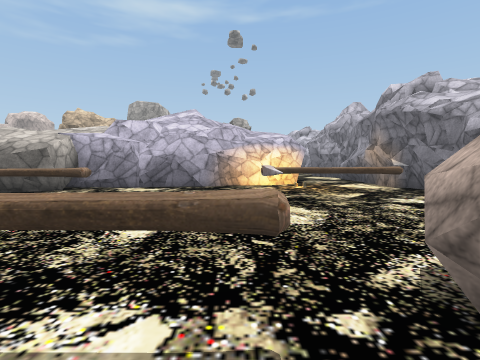
View 1 (above)

22 first-person views from a walk through a scene from a Unity 3-D project. The camera is 1.3 m above the floor, tilts 4° down and sees 85° across. The floor is counted in squares, 2 m on a side. Each view is taken from the middle of a square. On the plan, view 1 faces up. The plan holds only what a view shows up to about 9 squares ahead; the rest is blank. The place goes on beyond the plan. The player is left out. Some surface patterns are stand-ins.

View 2
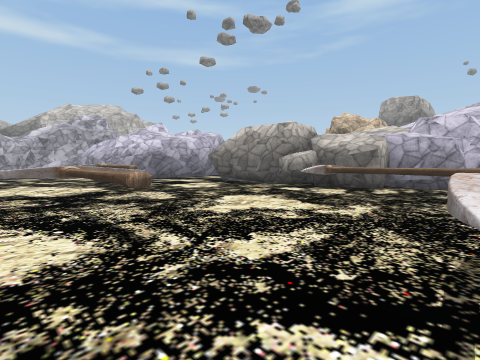

View 3
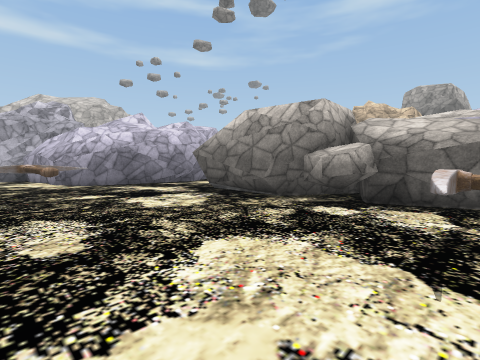

View 4
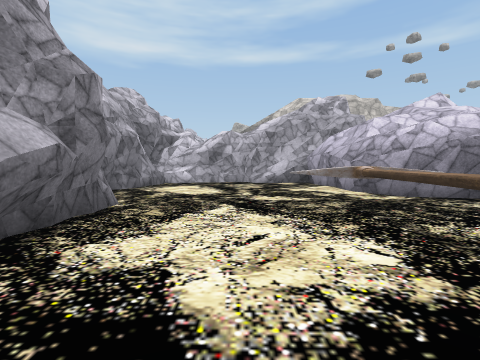

View 5
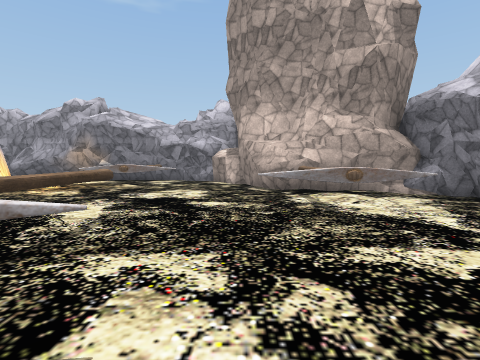

View 6
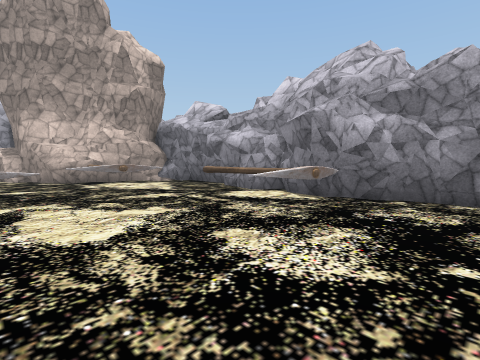

View 7
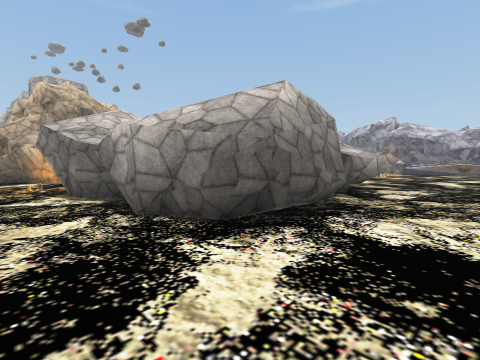

View 8
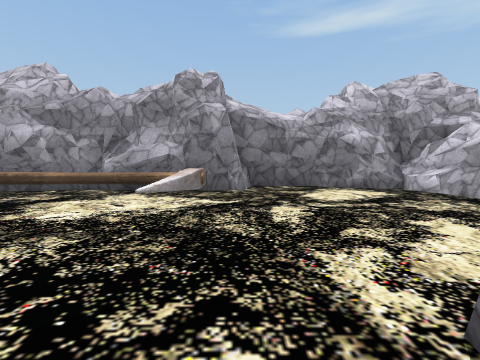

View 9
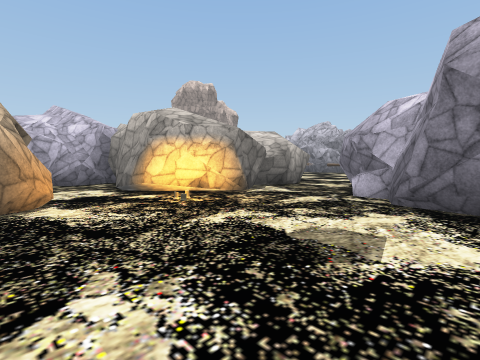

View 10
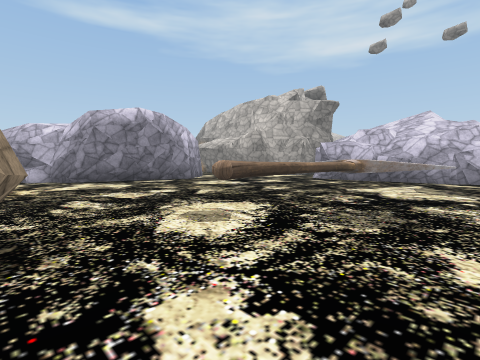

View 11
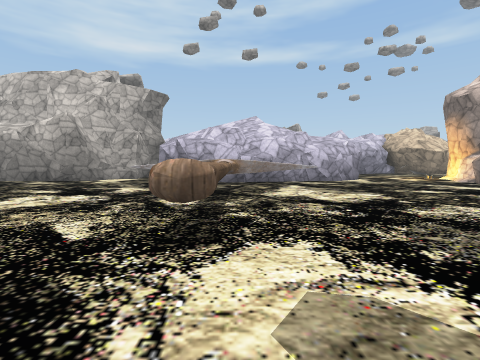

View 12
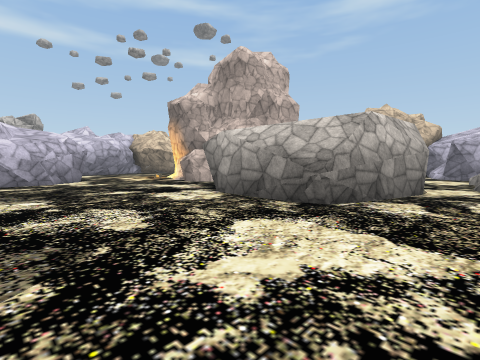

View 13
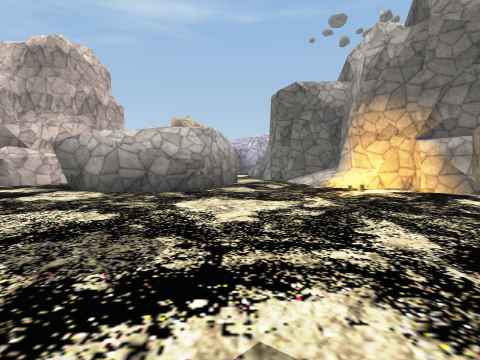

View 14
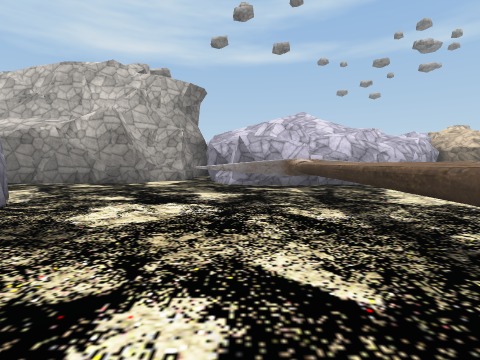

View 15
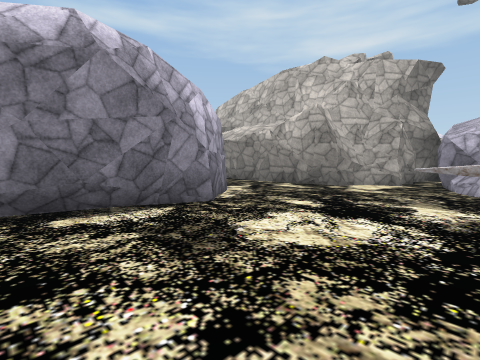

View 16
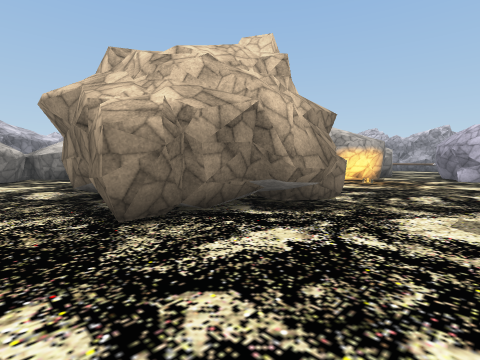

View 17
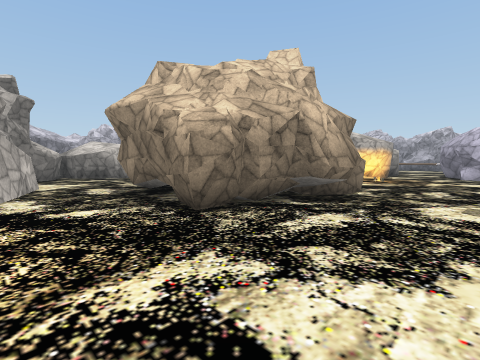

View 18
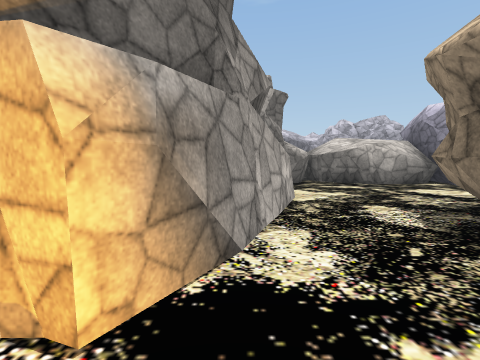

View 19
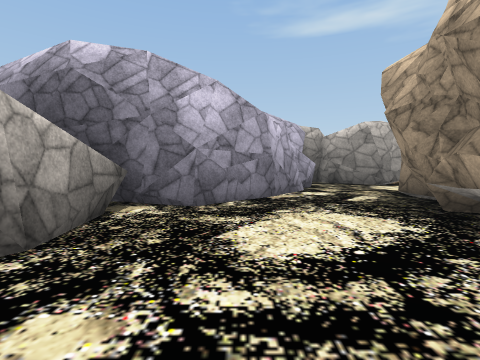

View 20
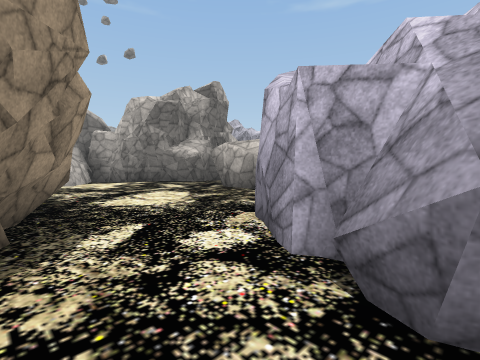

View 21
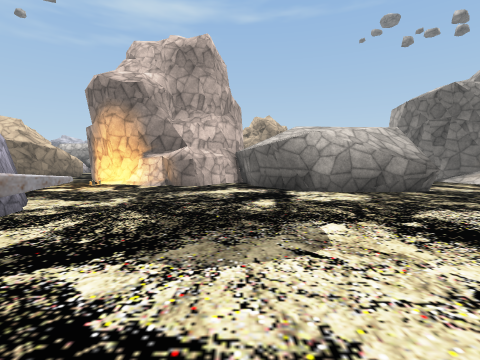

View 22
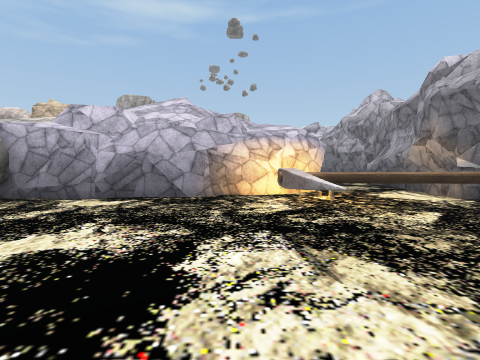

### Floor plan
Key: @ floor where view 1 was taken; # wall or solid block; . floor; / step, stairs or slope; ^ raised ledge; O other object.
Columns run from 25 left of view 1 to 4 right of it. Each row starts with its distance up from view 1.
 29             #
 28             .
 27             .#
 26             .#
 25             .##
 24   ##   #   #./##
 23   .######  #../#
 22   ...##.#  #../#
 21   ......####...###   #
 20    ..............######
 19    #..................##
 18    ##..........###.....##
 17     #.#........# ##....OO
 16     #^........##  #....OO
 15     ###.......##  #....OO
 14     ###........#  #...##
 13    ##^.........####..##
 12 ####..#.............##
 11    #...............##        #
 10    ##..........#####        .#
  9     #...####...##         ##.#
  8     #..##  ###..#        ##..#
  7     #.       #..#    #####...#
  6     #        #..####OO.......#
  5              #..###O.....O...#
  4              #.......O....OO.#
  3           ####.......OOO.....#
  2          ##....OO...........##
  1          #^...O....O...OOO###
  0          #.........OOO.O.@#
 -1          #.........O......#
 -2          #^...#############
 -3          ######

Positions as (right, up) in squares from view 1, and headings:
1: (0, 0), facing up
2: (-2, -1), facing up-left
3: (-4, 1), facing up-left
4: (-7, 0), facing left
5: (-5, 2), facing right
6: (-8, 3), facing down-right
7: (-11, 3), facing up-right
8: (-11, 4), facing down
9: (-14, 13), facing down-right
10: (-11, 18), facing down-left
11: (-12, 15), facing left
12: (-12, 17), facing up-left
13: (-13, 15), facing up
14: (-13, 13), facing left
15: (-14, 13), facing down-left
16: (-13, 19), facing down-right
17: (-13, 20), facing down-right
18: (-10, 20), facing right
19: (-4, 18), facing down
20: (-7, 11), facing up-right
21: (-18, 15), facing up
22: (0, 2), facing up
